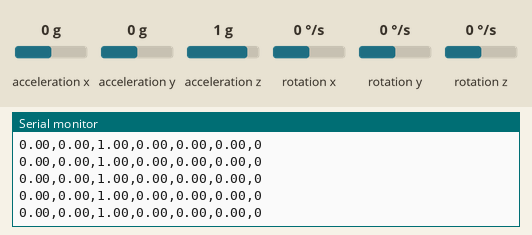
The sketch below on a simulated Arduino Nano 33 BLE. Parts: the last lines printed to the serial monitor. The inputs (shaded band) are chosen by the test bench; at power-on: acceleration x 0 g, acceleration y 0 g, acceleration z 1 g, rotation x 0 °/s, rotation y 0 °/s, rotation z 0 °/s.

Above: at 1.2 s.
1.3 s: acceleration x set to -1.4 g
At 1.34 s:
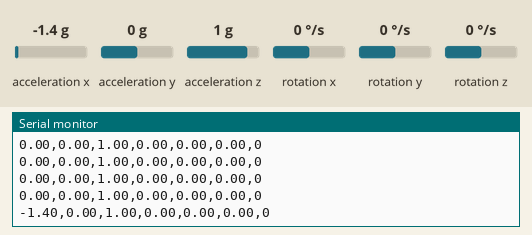
2.8 s: acceleration y set to -1.4 g
At 2.89 s:
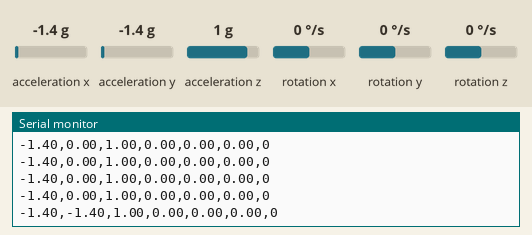
4.3 s: acceleration z set to -1.4 g
At 4.32 s:
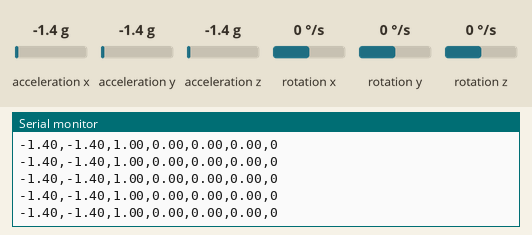
5.8 s: rotation x set to -192 °/s
At 5.87 s:
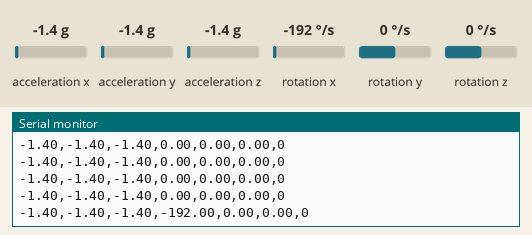
7.3 s: rotation y set to -192 °/s
At 7.31 s:
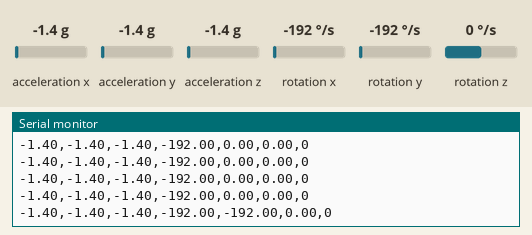

The sketch:

data_generation.ino
```cpp
#include <Arduino_LSM9DS1.h>

void setup() {
    Serial.begin(115200);
    while (!Serial);
    if (!IMU.begin()) {
        Serial.println("Erreur!");
        while (1);
    }
    Serial.println("IMU prêt !");
}

void loop() {
    float ax, ay, az;
    float gx, gy, gz;

    if (IMU.accelerationAvailable() && IMU.gyroscopeAvailable()) {
        IMU.readAcceleration(ax, ay, az);
        IMU.readGyroscope(gx, gy, gz);

        Serial.print(ax); Serial.print(",");
        Serial.print(ay); Serial.print(",");
        Serial.print(az); Serial.print(",");
        Serial.print(gx); Serial.print(",");
        Serial.print(gy); Serial.print(",");
        Serial.print(gz); Serial.print(",");
        Serial.println("0");  // Label

        delay(100);
    }
}
```

Measured:
- after the input at 1.3 s, the serial monitor: prints a new line at once (image 1)
- after the input at 2.8 s, the serial monitor: prints a new line after 0.08 s (image 2)
- after the input at 5.8 s, the serial monitor: prints a new line after 0.06 s (image 4)
- after the input at 7.3 s, the serial monitor: prints a new line at once (image 5)
